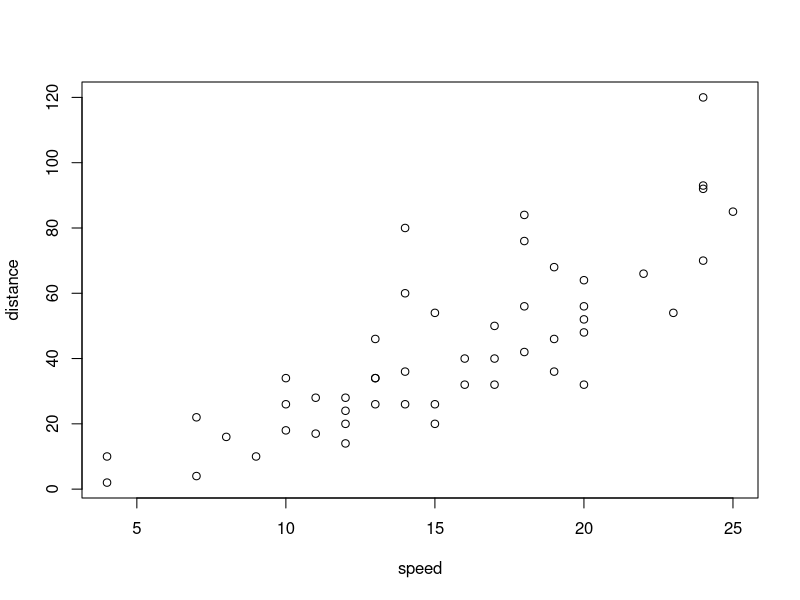
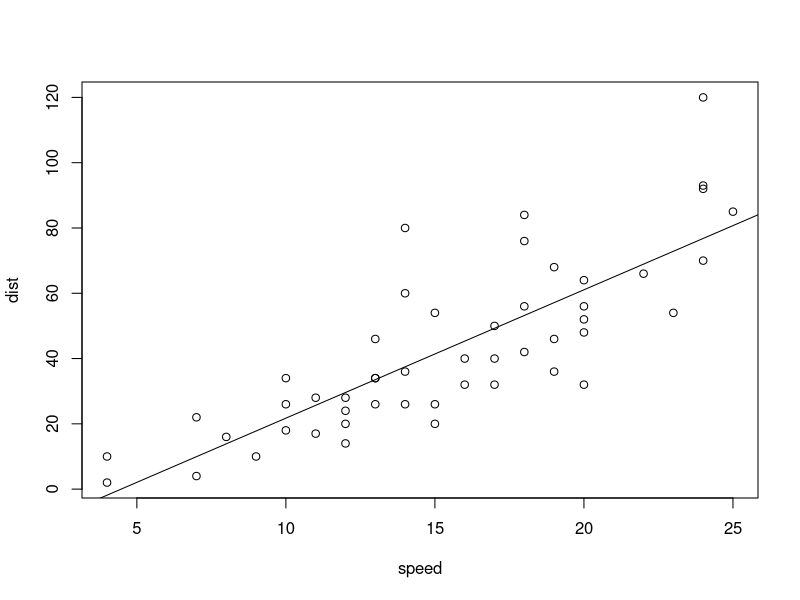
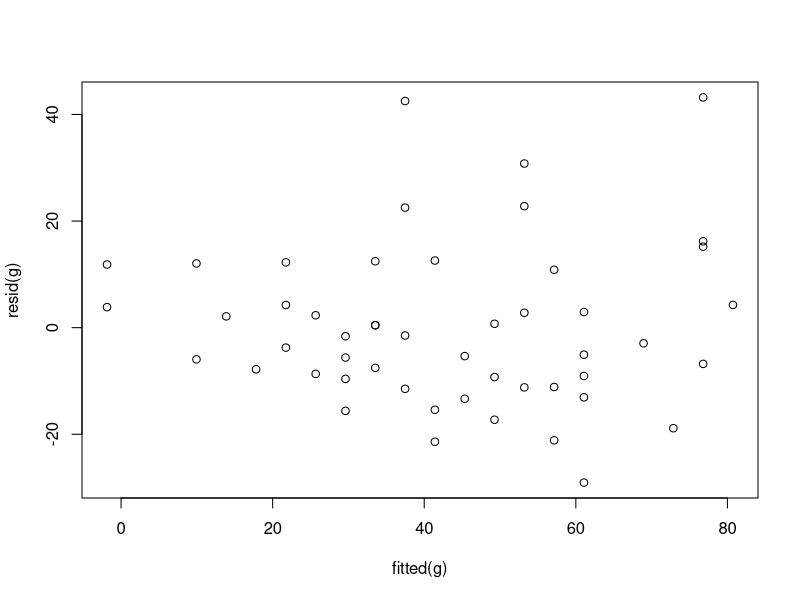
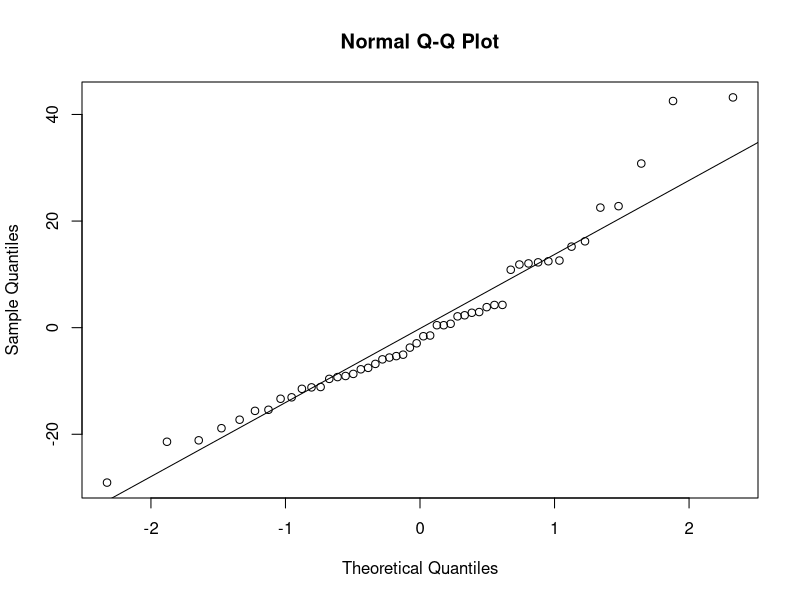

Source code (R) for these figures, in order:
## ---- chunk 1
library(ggplot2)
library(dplyr)
library(tidyverse)
library(graphics)
## ---- chunk 2
data(cars)
## ---- chunk 3
dim(cars)
## ---- chunk 4
head(cars)
## ---- chunk 5
str(cars)
## ---- chunk 6
summary(cars)
## ---- chunk 7
plot (dist ~ speed, cars, ylab="distance")
## ---- chunk 8
g <- lm(dist ~ speed, cars)
summary (g)
## ---- chunk 9
attach(cars) 
plot(speed, dist)
abline(g)
## ---- chunk 10
plot(fitted(g), resid(g))
## ---- chunk 11
qqnorm(resid(g)) 
qqline(resid(g))
